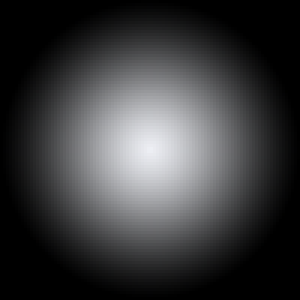
#> input picture code2/circle.png, 100 x 100 px (shown 3 times larger)
$ python task2_1.py
#> lines starting #> are read from the running program, lines starting #| are printed output that depends on the picture
import numpy as np # math functionality
import matplotlib.pyplot as plt # plotting
import matplotlib.image as mpimg # loading images

# Using subplots allows several plots to be displayed at once.
# First, a figure is created. The figsize determines default size.
fig = plt.figure(figsize=(8,7))


########################################################
# Plot 1
########################################################

# This loads an image as a numpy matrix.
# Actually, its three stacked matrices (or a 3D array).
# Each dimension corresponds with one component: red, green and blue.
img = mpimg.imread('circle.png')
#> img is the input picture: shape (100, 100, 3) float32; mean R, G, B 0.228, 0.23, 0.235

# As this is a black and white image and rgb components are more or less equal,
# we can select the first component (red) to get a simple 2D matrix.
# This is done by using numpy's array slicing operations.
# [:, :, 0] means: Select all from dimensions 1 and 2 and only the first entry from 3.
bw_img = img[:, :, 0]

# Add a subplot to our image at position 1. The subplot-grid is 2x2
axs1 = fig.add_subplot(2, 2, 1)

# A 2D matrix can be displayed using 'imshow', rendering each entry as a pixel.
image1 = axs1.imshow(bw_img)

# Why is the image not black and white? -> Because the default colormap is applied.
# When reading in the image, all values were scaled to floats between [0,1].
# We can see this by adding a colorbar to the view:
axs1.set_title('Viridis Colormap (circle.png)')
fig.colorbar(image1, ax=axs1)


########################################################
# Plot 2
########################################################

# To display an image with gray levels, we can use the 'gray' colormap.
axs2 = fig.add_subplot(2, 2, 2)
axs2.set_title('Gray Colormap (circle.png)')
image2 = axs2.imshow(bw_img, cmap='gray')
fig.colorbar(image2, ax=axs2)


########################################################
# Plot 3
########################################################

# This creates two arrays (x and y) with values between -3 and 3 in 0.025 increments.
delta = 0.025
x = y = np.arange(-3.0, 3.0, delta)

# Meshgrid builds a matrix from two given axes.
# X is a 2D array containing all row indices.
# Y is a 2D array containing all column indices.
X, Y = np.meshgrid(x, y)

# This way, the distance to the center (0,0) can be computed for each 'pixel'.
Radius = np.sqrt(X**2 + Y**2)

# From the radius, a 2D-Sin function could be derived.
# We use 'Z' to indicate a third coordinate (next to X and Y)
Z = np.sin(Radius)

# The result can be mapped to an image using a colormap
axs3 = fig.add_subplot(2, 2, 3)

# Adding the Isolines
axs3.set_title('2D sin')
contours = plt.contour(X, Y, Z, levels=4, colors='black')
axs3.clabel(contours, inline=True, fontsize=8)
image3 = axs3.imshow(Z, extent=[-3,3,-3,3], cmap='coolwarm')
fig.colorbar(image3, ax=axs3)


########################################################
# Plot 4
########################################################

# The result can also be displayed in a 3D plot
axs4 = fig.add_subplot(2, 2, 4, projection='3d')
axs4.set_title('3D plot of 2D sin')

# Adding contours  adn the XY projection
axs4.contour3D(X, Y, Z, levels=4, colors='black')
axs4.contour(X, Y, Z, offset=np.amin(Z), colors='black')
plot1 = axs4.plot_surface(X,Y,Z, cmap='coolwarm') # shows a surface
#plot1 = axs4.plot_wireframe(X,Y,Z, cmap='coolwarm') # shows a wireframe
#plot1 = axs4.contour3D(X,Y,Z, 80, cmap='coolwarm') # shows 3D contours
fig.colorbar(plot1, ax=axs4)


########################################################
# Task 1
########################################################

#a)
axs1.annotate('', xy=(50,50), xytext=(0,0), arrowprops={'arrowstyle':'->'})

#b)
x2 = y2 = np.arange(10, 100, 10)
X2, Y2 = np.meshgrid(x2, y2)
axs2.scatter(X2, Y2)

#c)
# see above.

#d)
# see above.

# Always run this, to make sure everything is displayed.
# Calling the program with the console allows you to rotate the 3D plot.
plt.show()
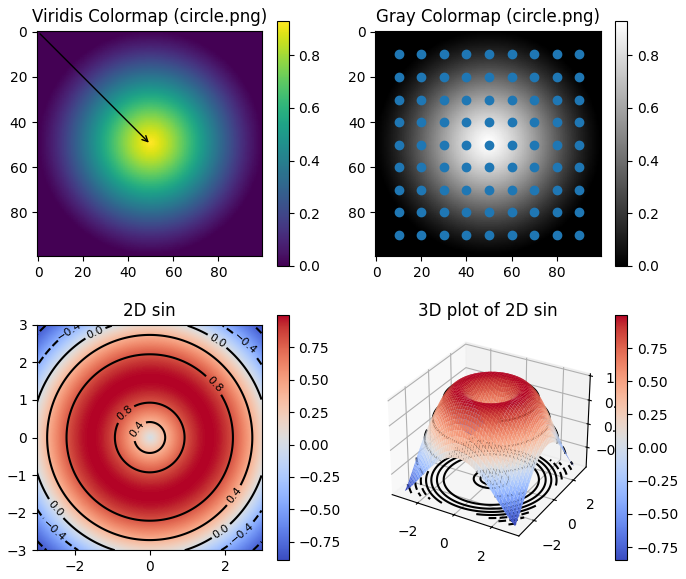
#> figure drawn by matplotlib, 8 panels
